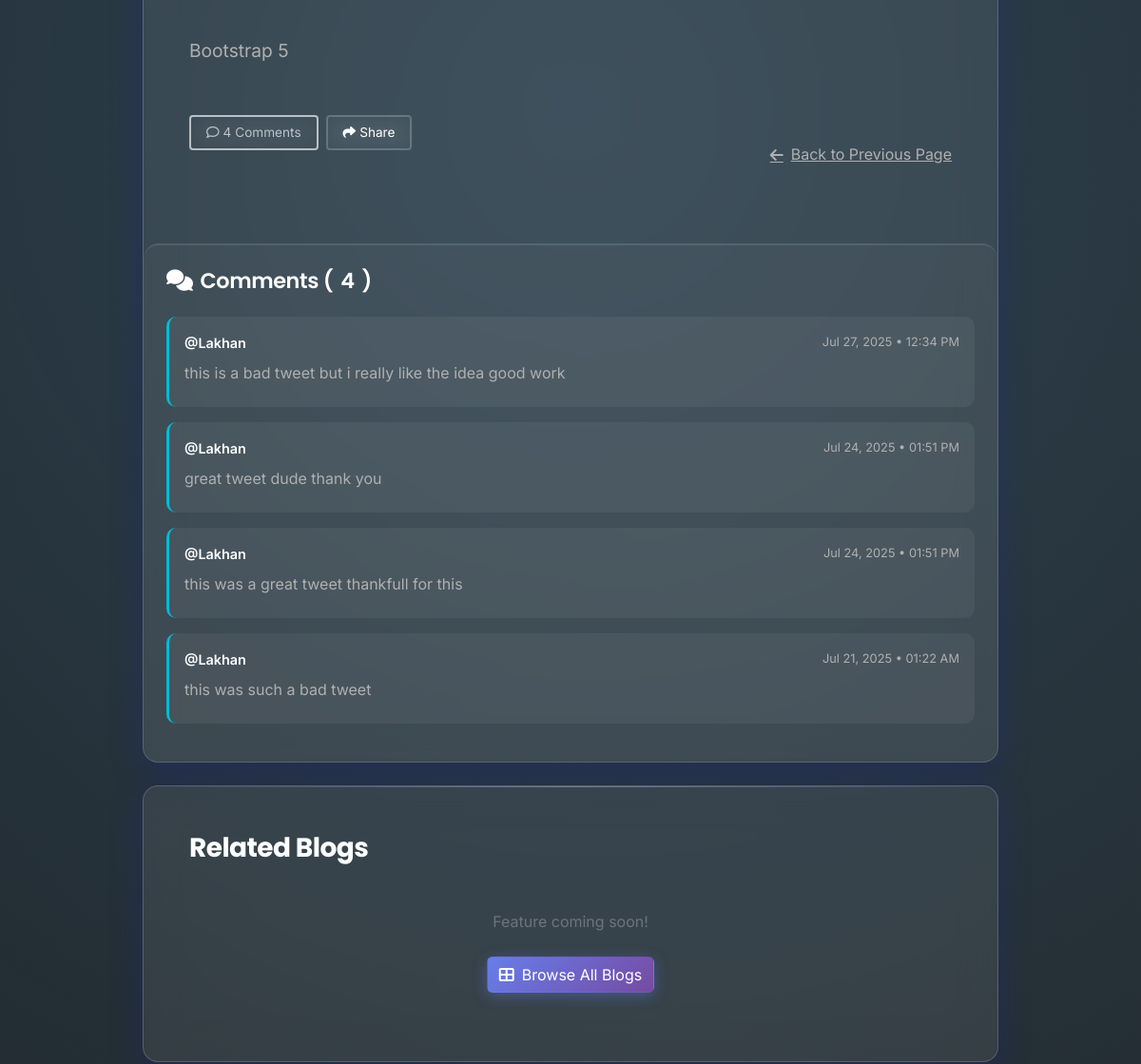
/tweet/2/ (middle part), run on an earlier commit of the app's database.
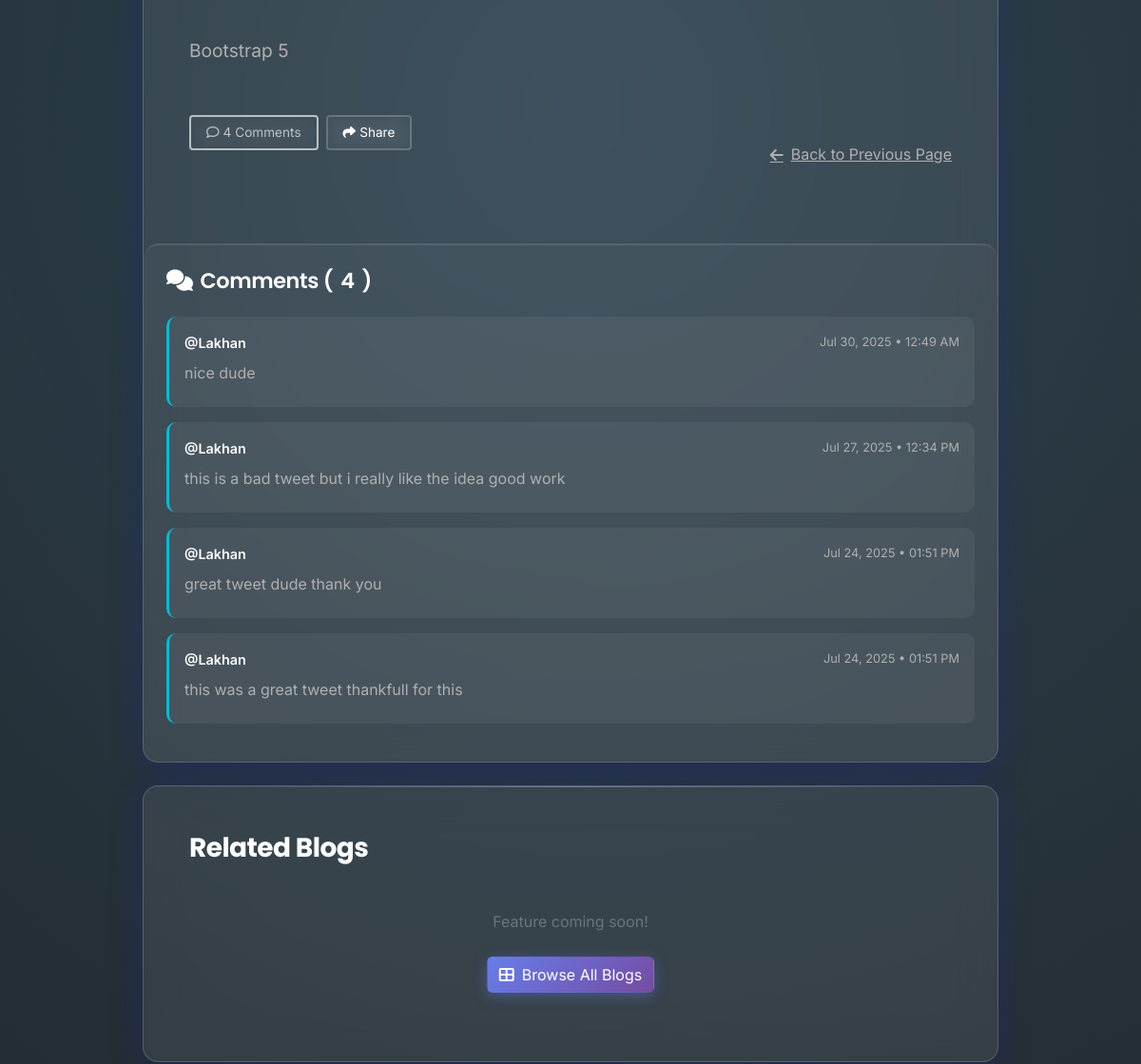
And on a later commit of the database.
### tweet/models.py (models this page shows, shortened)
class Comment(models.Model):
    tweet = models.ForeignKey(Tweet, on_delete=models.CASCADE, related_name='comments')
    user = models.ForeignKey(User, on_delete=models.CASCADE)
    text = models.TextField(max_length=500)
    created_at = models.DateTimeField(auto_now_add=True)
    sentiment = models.CharField(max_length=20, default='neutral')  # 'positive', 'negative', 'neutral'

### tweet/views.py (the view)
# urls.py: path('<int:tweet_id>/', views.tweet_detail, name='tweet_detail'),
def tweet_detail(request, tweet_id):
    tweet = get_object_or_404(Tweet, id=tweet_id)
    comments = tweet.comments.all().order_by('-created_at')
    return render(request, 'tweet_page.html', {
        'tweet': tweet,
        'comments': comments
    })

### tweet/templates/tweet_page.html (shortened to what this page needs)
{% extends "layout.html" %}
{% block content%}
<div class="container py-5">
  <div class="tweet-container">
    <div class="glass-card p-0 overflow-hidden mb-4">
      <div class="p-4 p-md-5">
        <div class="tweet-content">{{ tweet.text|linebreaksbr }}</div>
        <div class="d-flex flex-column flex-md-row justify-content-between align-items-start align-items-md-center">
          <div class="tweet-actions-buttons">
            <button class="btn btn-outline-custom btn-sm" disabled id="comment-count-btn">
              <i class="far fa-comment me-1"></i><span id="comment-count">{{ comments.count }}</span> Comment<span id="comment-plural">{{ comments.count|pluralize }}</span>
            </button>
            <button class="btn btn-outline-custom btn-sm" onclick="sharePost()">
              <i class="fas fa-share me-1"></i>Share
            </button>
          </div>
          <a href="javascript:history.back()" class="back-link">
            <i class="fas fa-arrow-left me-2"></i>Back to Previous Page
          </a>
        </div>
      </div>
      <div class="comments-section" id="comments-section">
        <h3>
          <i class="fas fa-comments"></i>
          Comments (<span id="comments-count">{{ comments.count }}</span>)
        </h3>
        <div id="comments-container">
          {% for c in comments %}
            <div class="comment-card" data-comment-id="{{ c.id }}">
              <div class="comment-header">
                <a href="{% url 'user_profile' c.user.id %}" style="color: inherit; text-decoration: none;">
                <div class="comment-user">@{{ c.user.username }}</div>
                </a>
                <div class="comment-date">{{ c.created_at|date:"M d, Y • h:i A" }}</div>
              </div>
              <div class="comment-text">{{ c.text|linebreaksbr }}</div>
            </div>
          {% empty %}
            <div class="no-comments" id="no-comments-message">
              <i class="far fa-comment-slash mb-2" style="font-size: 2rem; opacity: 0.5;"></i>
              <p>No comments yet. Be the first to start the conversation!</p>
            </div>
          {% endfor %}
        </div>
      </div>
    </div>
    <div class="glass-card p-4 p-md-5 mt-4">
      <h3 class="fw-bold mb-4">Related Blogs</h3>
      <div class="text-center py-4">
        <p class="text-secondary mb-4">Feature coming soon!</p>
        <a href="{% url 'tweet_list' %}" class="btn btn-primary-custom">
          <i class="fas fa-th-large me-2"></i>Browse All Blogs
        </a>
      </div>
    </div>
  </div>
</div>
{% endblock %}

What changed in the data, as far as the page shows it:
removed Comment: user.username "Lakhan", created_at "Jul 21, 2025 • 01:22 AM", text "this was such a bad tweet"
added Comment: user.username "Lakhan", created_at "Jul 30, 2025 • 12:49 AM", text "nice dude"
